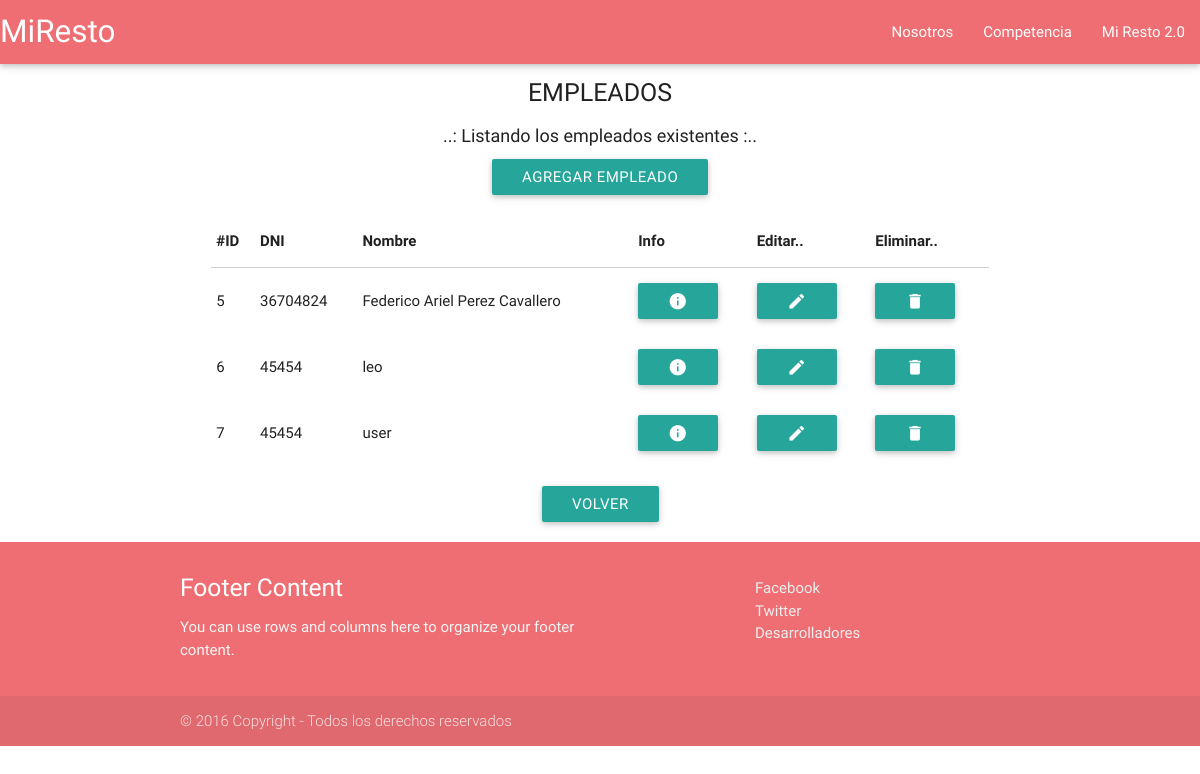
/index.php/empleados, run on an earlier commit of the app's database.
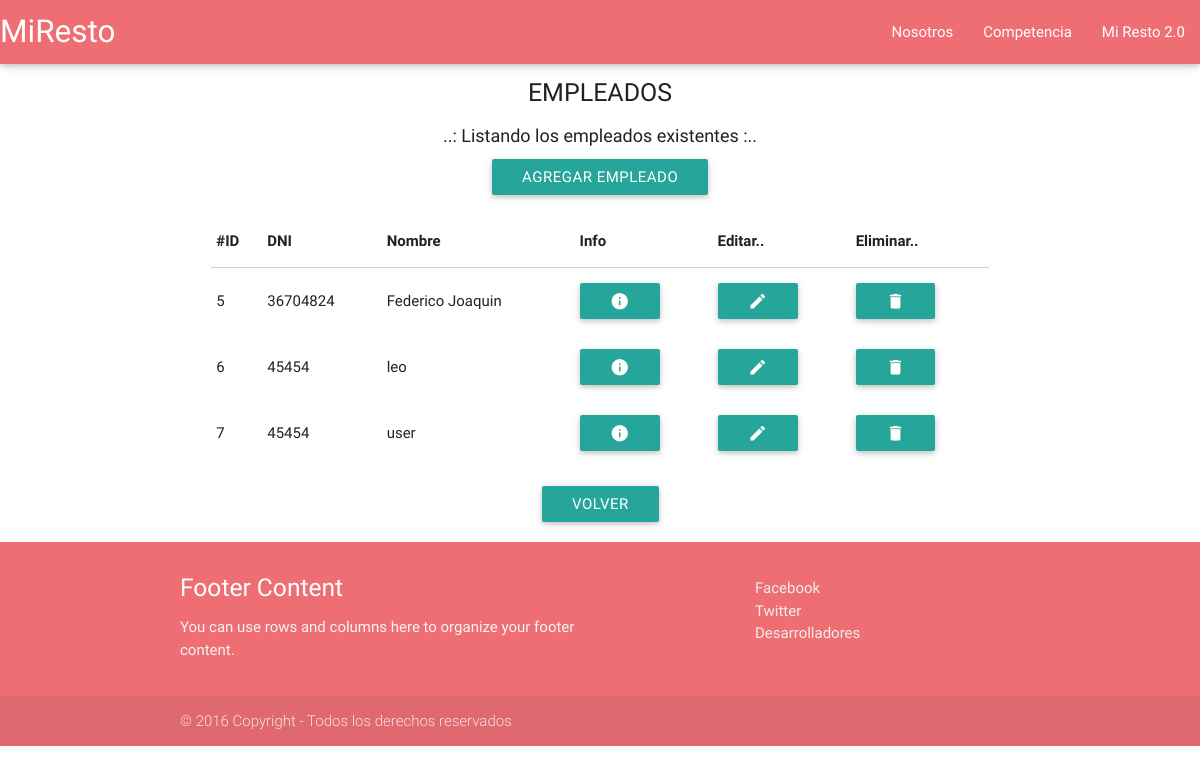
And on a later commit of the database.
### tables this page shows
CREATE TABLE `empleados` (
  `id` int(10) UNSIGNED NOT NULL,
  `dni` int(10) UNSIGNED NOT NULL,
  `nombre` tinytext NOT NULL,
  `direccion` tinytext NOT NULL,
  `telefono` int(10) UNSIGNED NOT NULL,
  `email` tinytext NOT NULL,
  `cuit` bigint(20) UNSIGNED NOT NULL,
  `password` text NOT NULL
);

### application/controllers/Empleados.php (called while the page is built, shortened)
<?php
class Empleados extends CI_Controller {
    public function index(){
        $resultado = $this->MEmpleados->listar();
        $data['funcion'] = 'index';
        $data['empleados'] = $resultado;
        $this->load->view('vEmpleados', $data);
    }
}

### index.php (called while the page is built, shortened)
<?php
require_once BASEPATH.'core/CodeIgniter.php';

### application/models/MEmpleados.php (called while the page is built, shortened)
<?php
class MEmpleados extends CI_Model {
    public function listar(){
        $consulta = 'SELECT id, dni, nombre ';
        $consulta .= 'FROM Empleados ';
        $consulta .= 'ORDER BY nombre ASC ';
        $query = $this->db->query($consulta);
        $resultado = $query->result_array();
        return $resultado;
    }
}

### application/views/empleados/index.phtml (the view, shortened to what this page needs)
<div class="row txt-cabecera">
    EMPLEADOS
</div>
<div class="row txt-info">
    ..: Listando los empleados existentes :..
</div>
<div class="row center-align">
    <a class="btn waves-effect waves-light" href="<?php echo site_url()?>empleados/alta">Agregar Empleado</a>
</div>
<div class="row">
    <div class="col s12 m8 offset-m2">
        <table class="responsive-table highlight">
            <thead>
                <th>#ID</th>
                <th>DNI</th>
                <th>Nombre</th>
                <th>Info</th>
                <th>Editar..</th>
                <th>Eliminar..</th>
            </thead>
            <tbody>
            <?php foreach ($empleados as $empleado) { ?>
                <tr>
                    <td><?php echo $empleado['id']; ?></td>
                    <td><?php echo $empleado['dni']; ?></td>
                    <td><?php echo $empleado['nombre']; ?></td>
                    <td>
                        <a class="btn waves-effect waves-green" href="<?php echo site_url().'empleados/ver/'.$empleado['id']; ?>">
                            <i class="material-icons">info</i>
                        </a>
                    </td>
                    <td>
                        <a class="btn waves-effect waves-green" href="<?php echo site_url().'empleados/editar/'.$empleado['id']; ?>">
                            <i class="material-icons">edit</i>
                        </a>
                    </td>
                    <td>
                        <a class="dropdown-button btn" data-activates="<?php echo 'drop'.$empleado['id']; ?>" >
                            <i class="material-icons">delete</i>
                        </a>
                    </td>
                </tr>
            <?php } ?>
            </tbody>
        </table>
    </div>
</div>
<div class="row center-align">
    <a class="btn waves-effect waves-light tooltipped" data-tooltip="Volver a roles" href="<?php echo site_url()?>intranet">Volver</a>
</div>

What changed in the data, as far as the page shows it:
changed empleados id 5: nombre "Federico Ariel Perez Cavallero" → "Federico Joaquin"
